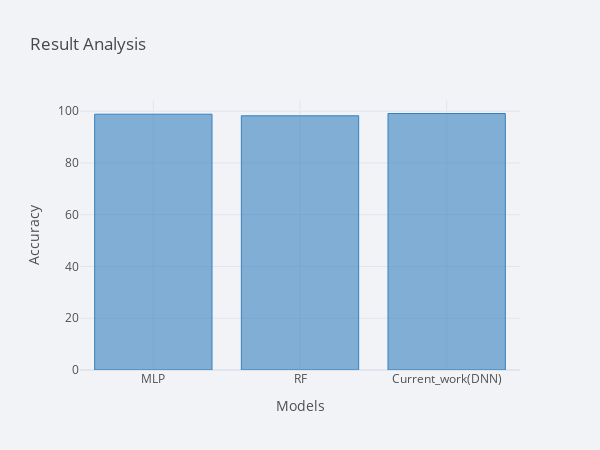

The cell this chart's notebook holds for it:
### Code cell
df_model={'mname':names, 'mresult':results}
df_dmodel=pd.DataFrame(data=df_model)
bar_con=np.arange(len(names))
labels = ['Bening', 'Botnet','OurWork']
cfs.set_config_file(sharing='Public',theme='polar',offline=True)
benign_bot_status=df_dmodel.set_index('mname')
benign_bot_status.iplot(kind='bar',color='blue',xTitle="Models",yTitle="Accuracy",dimensions=(600,450),
                        title='Result Analysis',bargap=0.2,sortbars=True)

### Figure 1 — Plotly figure (JSON) as saved in the notebook; plotly's stock layout.template omitted (floating-point values rounded to 4 significant figures)
{"data": [{"marker": {"color": "rgba(55, 128, 191, 0.6)", "line": {"color": "rgba(55, 128, 191, 1.0)", "width": 1}}, "name": "mresult", "orientation": "v", "text": "", "type": "bar", "x": ["MLP", "RF", "Current_work(DNN)"], "y": [98.86, 98.25, 99.13]}], "layout": {"bargap": 0.2, "height": 450, "legend": {"bgcolor": "#F2F3F7", "font": {"color": "#505050"}}, "paper_bgcolor": "#F2F3F7", "plot_bgcolor": "#F2F3F7", "title": {"font": {"color": "#484848"}, "text": "Result Analysis"}, "width": 600, "xaxis": {"gridcolor": "#E1E5ED", "showgrid": true, "tickfont": {"color": "#505050"}, "title": {"font": {"color": "#505050"}, "text": "Models"}, "zerolinecolor": "#E1E5ED"}, "yaxis": {"gridcolor": "#E1E5ED", "showgrid": true, "tickfont": {"color": "#505050"}, "title": {"font": {"color": "#505050"}, "text": "Accuracy"}, "zerolinecolor": "#E1E5ED"}}}
